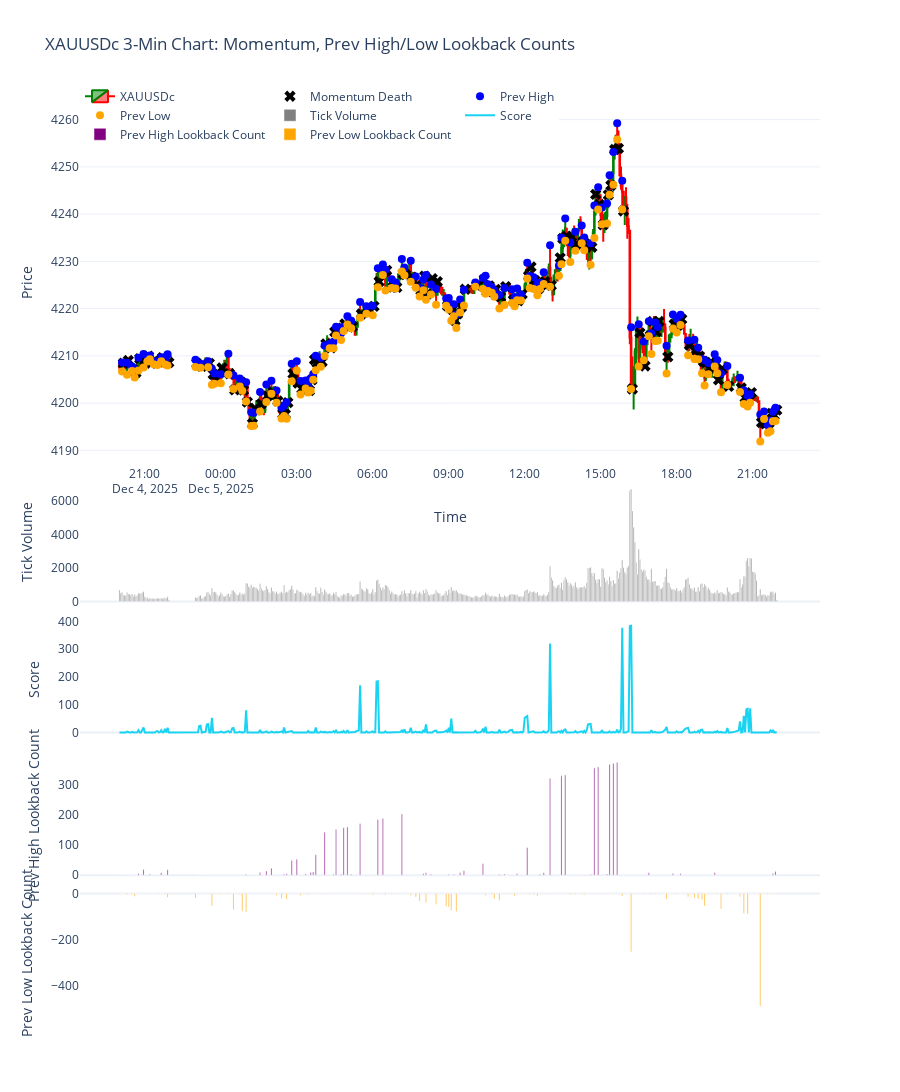

This figure's notebook cell:
### Code cell
import MetaTrader5 as mt5 
import pandas as pd
import numpy as np
import plotly.graph_objects as go
from datetime import datetime, timedelta

# -------------------------
# 1. Initialize MT5
# -------------------------
if not mt5.initialize():
    print("MT5 initialization failed")
    mt5.shutdown()

# -------------------------
# 2. Fetch 3-minute data
# -------------------------
symbol = "XAUUSDc"
timeframe = mt5.TIMEFRAME_M3
n_bars = 500
utc_from = datetime.now() - timedelta(days=3)

rates = mt5.copy_rates_from(symbol, timeframe, utc_from, n_bars)
mt5.shutdown()

# -------------------------
# 3. Convert to DataFrame
# -------------------------
df = pd.DataFrame(rates)
df['time'] = pd.to_datetime(df['time'], unit='s')
df.set_index('time', inplace=True)

# -------------------------
# 4. Remove non-trading periods (weekends)
# -------------------------
df = df[df.index.dayofweek < 5]

# -------------------------
# 5. Compute Infinite Lookback Score (momentum)
# -------------------------
scores = [0]

for i in range(1, len(df)):
    curr_vol = df['tick_volume'].iloc[i]
    prev_vol = df['tick_volume'].iloc[i - 1]

    if curr_vol <= prev_vol:
        scores.append(0)
        continue

    score = 0
    j = i - 1

    while j >= 0:
        if df['tick_volume'].iloc[j] < curr_vol:
            score += 1
            j -= 1
        else:
            break

    scores.append(score)

df['score'] = scores

# -------------------------
# 6. Detect Momentum Death Points and prev high/low marks
# -------------------------
momentum_death_x = []
momentum_death_y = []

prev_high_x = []
prev_high_y = []
prev_low_x = []
prev_low_y = []

for i in range(1, len(df)):
    if df['score'].iloc[i - 1] > 0 and df['score'].iloc[i] == 0:

        # momentum-death close
        momentum_death_x.append(df.index[i])
        momentum_death_y.append(df['close'].iloc[i])

        # prev high/low circles
        prev_high_x.append(df.index[i - 1])
        prev_high_y.append(df['high'].iloc[i - 1])

        prev_low_x.append(df.index[i - 1])
        prev_low_y.append(df['low'].iloc[i - 1])

# -------------------------
# 7. Compute Infinite-Left Lookback Count for Prev High
# -------------------------
prev_high_lookback_score = np.zeros(len(df))
prev_high_indices = [df.index.get_loc(x) for x in prev_high_x]

for idx in prev_high_indices:
    current_high = df['high'].iloc[idx]
    j = idx - 1
    lookback_count = 0
    while j >= 0:
        # stop if horizontal line intersects previous candle body/wick
        if df['low'].iloc[j] <= current_high <= df['high'].iloc[j]:
            break
        lookback_count += 1
        j -= 1
    prev_high_lookback_score[idx] = lookback_count

df['prev_high_lookback_score'] = prev_high_lookback_score

# -------------------------
# 8. Compute Infinite-Left Lookback Count for Prev Low (negative)
# -------------------------
prev_low_lookback_score = np.zeros(len(df))
prev_low_indices = [df.index.get_loc(x) for x in prev_low_x]

for idx in prev_low_indices:
    current_low = df['low'].iloc[idx]
    j = idx - 1
    lookback_count = 0
    while j >= 0:
        if df['low'].iloc[j] <= current_low <= df['high'].iloc[j]:
            break
        lookback_count += 1
        j -= 1
    prev_low_lookback_score[idx] = -lookback_count  # negative

df['prev_low_lookback_score'] = prev_low_lookback_score

# -------------------------
# 9. Plot 5-pane chart
# -------------------------
fig = go.Figure()

# Price pane
fig.add_trace(go.Candlestick(
    x=df.index,
    open=df['open'],
    high=df['high'],
    low=df['low'],
    close=df['close'],
    name='XAUUSDc',
    increasing_line_color='green',
    decreasing_line_color='red'
))

# Momentum-death markers
fig.add_trace(go.Scatter(
    x=momentum_death_x,
    y=momentum_death_y,
    mode='markers',
    name='Momentum Death',
    marker=dict(size=10, color='black', symbol='x'),
    yaxis='y'
))

# Prev high/low circles
fig.add_trace(go.Scatter(
    x=prev_high_x,
    y=prev_high_y,
    mode='markers',
    name='Prev High',
    marker=dict(size=8, color='blue', symbol='circle'),
    yaxis='y'
))

fig.add_trace(go.Scatter(
    x=prev_low_x,
    y=prev_low_y,
    mode='markers',
    name='Prev Low',
    marker=dict(size=8, color='orange', symbol='circle'),
    yaxis='y'
))

# Tick Volume pane
fig.add_trace(go.Bar(
    x=df.index,
    y=df['tick_volume'],
    name='Tick Volume',
    marker_color='gray',
    yaxis='y2'
))

# Momentum score pane
fig.add_trace(go.Scatter(
    x=df.index,
    y=df['score'],
    mode='lines',
    name='Score',
    marker=dict(size=4),
    yaxis='y3'
))

# Prev High Lookback Count pane
fig.add_trace(go.Bar(
    x=df.index,
    y=df['prev_high_lookback_score'],
    name='Prev High Lookback Count',
    marker_color='purple',
    yaxis='y4'
))

# Prev Low Lookback Count pane (negative)
fig.add_trace(go.Bar(
    x=df.index,
    y=df['prev_low_lookback_score'],
    name='Prev Low Lookback Count',
    marker_color='orange',
    yaxis='y5'
))

# Layout for 5 panes
fig.update_layout(
    template='plotly_white',
    title='XAUUSDc 3-Min Chart: Momentum, Prev High/Low Lookback Counts',
    xaxis=dict(title='Time', rangeslider=dict(visible=False)),

    yaxis=dict(title='Price', domain=[0.60, 1]),
    yaxis2=dict(title='Tick Volume', domain=[0.45, 0.58], showgrid=False),
    yaxis3=dict(title='Score', domain=[0.30, 0.43], showgrid=False),
    yaxis4=dict(title='Prev High Lookback Count', domain=[0.15, 0.28], showgrid=False),
    yaxis5=dict(title='Prev Low Lookback Count', domain=[0.00, 0.13], showgrid=False),

    height=1200,
    legend=dict(orientation='h', y=1.02, x=0)
)

fig.show()

### Figure 1 — Plotly figure (JSON) as saved in the notebook; plotly's stock layout.template omitted (floating-point values rounded to 4 significant figures; data arrays with more than 128 entries replaced by an {"elided": "..."} marker saying what was removed)
{"data": [{"close": {"elided": "500 float values"}, "decreasing": {"line": {"color": "red"}}, "high": {"elided": "500 float values"}, "increasing": {"line": {"color": "green"}}, "low": {"elided": "500 float values"}, "name": "XAUUSDc", "open": {"elided": "500 float values"}, "type": "candlestick", "x": {"elided": "500 str values"}}, {"marker": {"color": "black", "size": 10, "symbol": "x"}, "mode": "markers", "name": "Momentum Death", "type": "scatter", "x": {"elided": "140 str values"}, "y": {"elided": "140 float values"}, "yaxis": "y"}, {"marker": {"color": "blue", "size": 8, "symbol": "circle"}, "mode": "markers", "name": "Prev High", "type": "scatter", "x": {"elided": "140 str values"}, "y": {"elided": "140 float values"}, "yaxis": "y"}, {"marker": {"color": "orange", "size": 8, "symbol": "circle"}, "mode": "markers", "name": "Prev Low", "type": "scatter", "x": {"elided": "140 str values"}, "y": {"elided": "140 float values"}, "yaxis": "y"}, {"marker": {"color": "gray"}, "name": "Tick Volume", "type": "bar", "x": {"elided": "500 str values"}, "y": {"elided": "500 int values"}, "yaxis": "y2"}, {"marker": {"size": 4}, "mode": "lines", "name": "Score", "type": "scatter", "x": {"elided": "500 str values"}, "y": {"elided": "500 int values"}, "yaxis": "y3"}, {"marker": {"color": "purple"}, "name": "Prev High Lookback Count", "type": "bar", "x": {"elided": "500 str values"}, "y": {"elided": "500 float values"}, "yaxis": "y4"}, {"marker": {"color": "orange"}, "name": "Prev Low Lookback Count", "type": "bar", "x": {"elided": "500 str values"}, "y": {"elided": "500 float values"}, "yaxis": "y5"}], "layout": {"height": 1200, "legend": {"orientation": "h", "x": 0, "y": 1.02}, "title": {"text": "XAUUSDc 3-Min Chart: Momentum, Prev High/Low Lookback Counts"}, "xaxis": {"rangeslider": {"visible": false}, "title": {"text": "Time"}}, "yaxis": {"domain": [0.6, 1], "title": {"text": "Price"}}, "yaxis2": {"domain": [0.45, 0.58], "showgrid": false, "title": {"text": "Tick Volume"}}, "yaxis3": {"domain": [0.3, 0.43], "showgrid": false, "title": {"text": "Score"}}, "yaxis4": {"domain": [0.15, 0.28], "showgrid": false, "title": {"text": "Prev High Lookback Count"}}, "yaxis5": {"domain": [0, 0.13], "showgrid": false, "title": {"text": "Prev Low Lookback Count"}}}}
